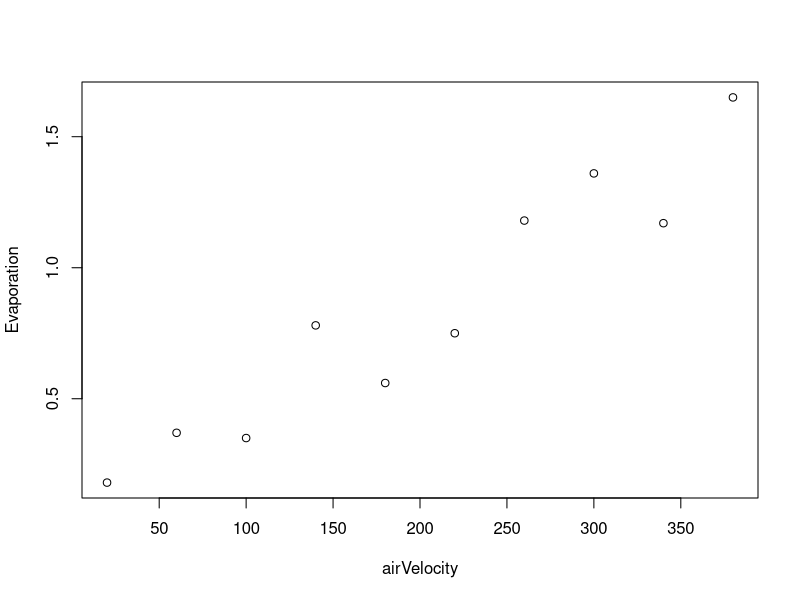

Write the R code that produced this figure.
airVelocity = c(20,60,100,140,180,220,260,300,340,380) 
Evaporation = c(0.18,0.37,0.35,0.78,0.56,0.75,1.18,1.36,1.17,1.65) 
empinfo=data.frame(airVelocity,Evaporation) 
empinfo 
v1=var(airVelocity) 
v2=var(Evaporation) 
covariance=cov(airVelocity,Evaporation) 
covariance 
corr=covariance/(sd(airVelocity)*sd(Evaporation)) 
corr 
regression1=lm(airVelocity~Evaporation) 
regression1 
plot(airVelocity,Evaporation) 
abline(regression1) 